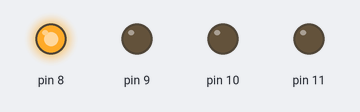
Recording of a sketch running on a simulated Arduino Uno, built with avr-gcc and run on an emulated ATmega328P. On the bench: output pins drawn as LEDs (lit = HIGH).

Above: at 0.02 s.
At 0.32 s:
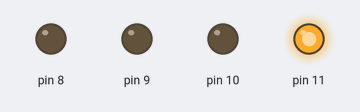
At 0.62 s:
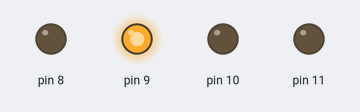
At 1.47 s:
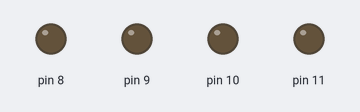
At 2.92 s:
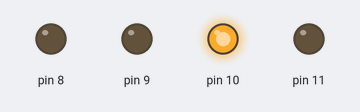
Timing chart, 0 to 3.2 s (numbered marks = the images above):
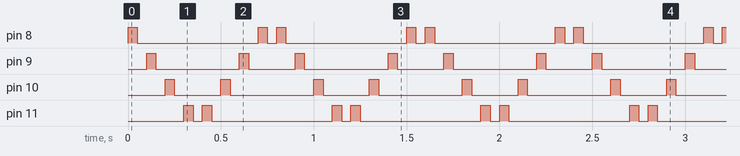

The sketch:

LED.ino
```cpp
int led;

void setup() {
  for(led=8;led<=11;led++)
  {
    pinMode(led,OUTPUT);
  }

}

void loop() {
  for(led=8;led<=11;led++)
  {
     digitalWrite(led,HIGH);
     delay(50);
     digitalWrite(led,LOW);
     delay(50);
  }
  for(led=11;led>=8;led--)
  {
     digitalWrite(led,HIGH);
     delay(50);
     digitalWrite(led,LOW);
     delay(50);
  }


}
```

Measured:
- by itself, pin 8: repeats every 0.80 s: LOW 0.65 s, HIGH 0.05 s, LOW 0.05 s, HIGH 0.05 s
- by itself, pin 9: repeats every 0.80 s: LOW 0.45 s, HIGH 0.05 s, LOW 0.25 s, HIGH 0.05 s
- by itself, pin 10: repeats every 0.80 s: LOW 0.25 s, HIGH 0.05 s, LOW 0.45 s, HIGH 0.05 s
- by itself, pin 11: repeats every 0.80 s: LOW 0.05 s, HIGH 0.05 s, LOW 0.65 s, HIGH 0.05 s
